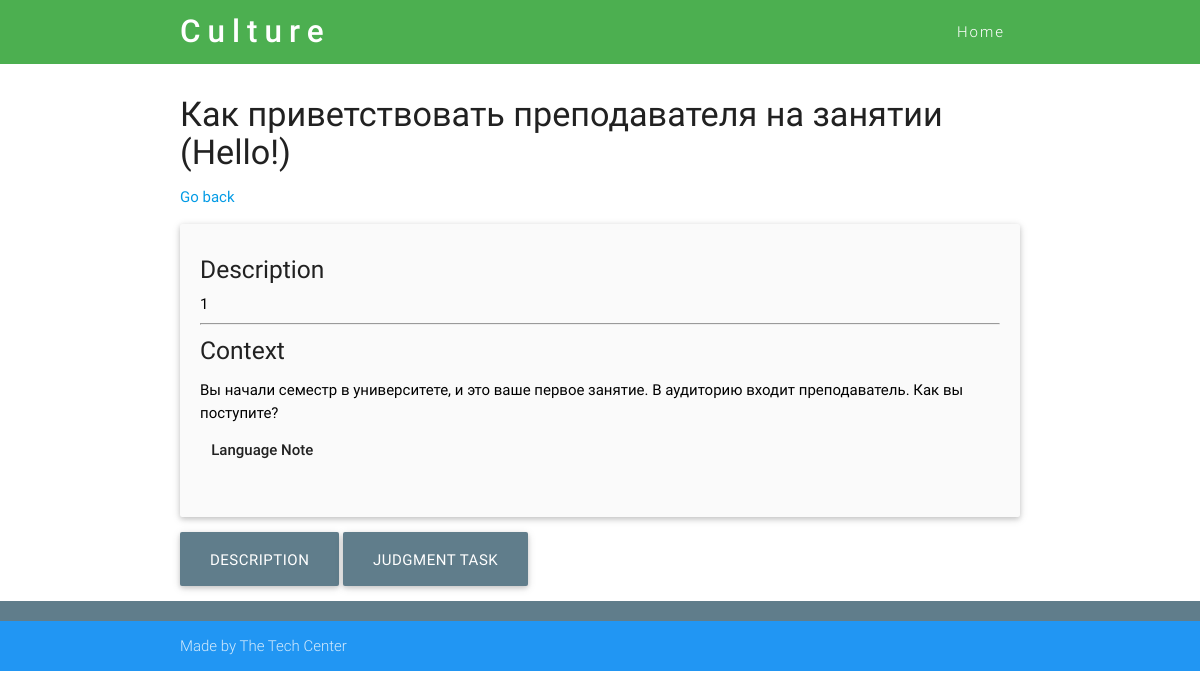
/scenario/4/, run on the app's committed database.
### culture_content/models.py (models this page shows, shortened)
@python_2_unicode_compatible
class Scenario(models.Model):
    name = models.CharField(max_length=150, blank=False)
    description = models.TextField(blank=True)
    initial_information = models.TextField(verbose_name="Context of the Scenario", blank=True)
    context_after_feedback = models.BooleanField (default=False, blank=True)
    judgment_task = models.ForeignKey('JudgmentTask', on_delete= models.CASCADE)
    language_note = models.TextField(verbose_name="Language Notes", blank=True)
    culture_note = models.TextField(verbose_name="Language Notes", blank=True)
    language_note_after_feedback = models.BooleanField (default=False, blank=True)
    reflection_task = models.TextField(verbose_name="Scenario Reflection Task", blank=True)

### culture_content/views.py (the view)
# urls.py: path('scenario/<int:scenario_id>/', get_scenario_detail, name='scenario'),
def get_scenario_detail(request, scenario_id):
    scenario = get_object_or_404(Scenario, pk=scenario_id)
    topic = Topic.objects.filter(scenarios__id =scenario_id)
    return render (request, 'culture_content/scenario.html', {'scenario': scenario, 'topic':topic})

### culture_content/models.py (called while the page is built)
    def get_answers(self):
        return Answer.objects.filter(task=self)

### templates/culture_content/scenario.html (shortened to what this page needs)
{% extends 'base.html' %}
{% load static from staticfiles %}
{% load static  %}
{% block content %}
    <div class="section scrollspy">
    <div class="container">
        <h4>{{ scenario.name }}</h4>
        <p><a id="back" href="">Go back</a></p>
    <div class="card-panel grey lighten-5 z-depth-1" id="description">
                <div class="row valign-wrapper">
                    <div class="col s12">
                        <h5>Description</h5>
                        <span class="black-text">{{ scenario.description }}</span>
                        <hr>
                        {% if scenario.context_after_feedback == 0 %}
                            <h5>Context</h5>
                            <span class="black-text">
                                <p>{{ scenario.initial_information|safe  }}</p>
                            </span>
                        {% endif %}
                        {% if scenario.language_note_after_feedback == 0 %}
                         <div class="col s12">
                                    <strong>Language Note</strong>
                         </div>
                        {% endif %}
                    </div>
                </div>
    </div>
                        {% include "culture_content/results.html" %}
    <a class="waves-effect blue-grey btn-large" id="desbutton">Description</a>
    <a class="waves-effect blue-grey btn-large" id="judgbutton">Judgment Task</a>
    </div>
    </div>
{% endblock %}

### data on the page
Scenario: name "Как приветствовать преподавателя на занятии (Hello!)", description "1", initial_information "Вы начали семестр в университете, и это ваше первое занятие. В аудиторию входит преподаватель. Как вы поступите?"
